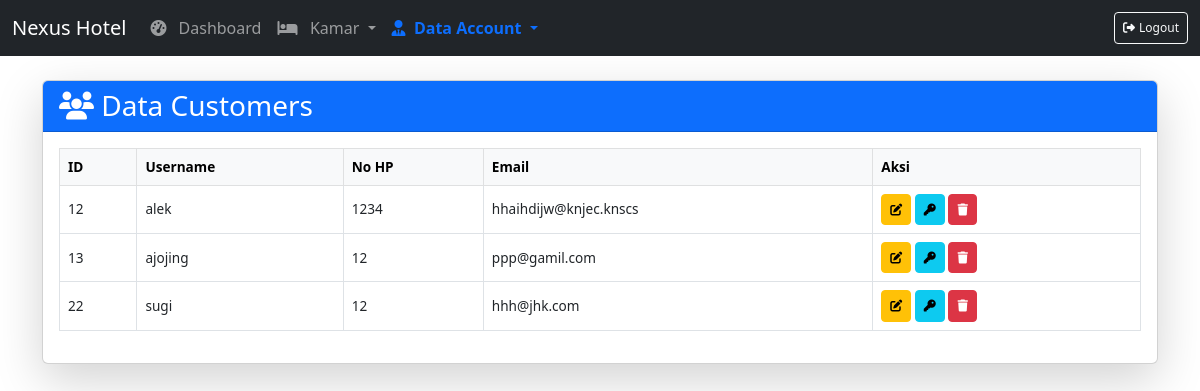
The app's page /admin/dtcust.php with its own data.
### tables this page shows
CREATE TABLE `cust` (
  `id_cust` int(12) NOT NULL,
  `username` varchar(255) NOT NULL,
  `email` varchar(255) NOT NULL,
  `password` varchar(255) NOT NULL,
  `no_hp` varchar(15) NOT NULL,
  `role` enum('customer','admin') DEFAULT 'customer'
);

### admin/dtcust.php (the view, shortened to what this page needs)
<?php
require_once '../koneksi.php';
$result = $conn->query("SELECT * FROM cust WHERE role='customer'");
?>
<!DOCTYPE html>
<html lang="en">
<head>
  <link href="https://cdn.jsdelivr.net/npm/bootstrap@5.3.0/dist/css/bootstrap.min.css" rel="stylesheet" />
  <link rel="stylesheet" href="https://cdnjs.cloudflare.com/ajax/libs/font-awesome/6.4.0/css/all.min.css" />
</head>
<body>
  <?php include 'navbar.php' ?>
  <main class="py-4">
    <div class="container">
      <div class="card shadow-lg">
        <div class="card-header">
          <h3 class="mb-0"><i class="fas fa-users"></i> Data Customers</h3>
        </div>
        <div class="card-body">
          <div class="table-responsive">
            <table class="table table-bordered align-middle">
              <thead class="table-light">
                <tr>
                  <th>ID</th>
                  <th>Username</th>
                  <th>No HP</th>
                  <th>Email</th>
                  <th>Aksi</th>
                </tr>
              </thead>
              <tbody>
                <?php while ($cust = $result->fetch_assoc()): ?>
                  <tr>
                    <td><?= $cust['id_cust'] ?></td>
                    <td><?= htmlspecialchars($cust['username']) ?></td>
                    <td><?= htmlspecialchars($cust['no_hp']) ?></td>
                    <td><?= htmlspecialchars($cust['email']) ?></td>
                    <td>
                      <button class="btn btn-warning btn-sm" title="Edit Customer"
                        data-bs-toggle="modal" data-bs-target="#modalEdit"
                        data-id="<?= $cust['id_cust'] ?>"
                        data-username="<?= htmlspecialchars($cust['username']) ?>"
                        data-no_hp="<?= htmlspecialchars($cust['no_hp']) ?>"
                        data-email="<?= htmlspecialchars($cust['email']) ?>">
                        <i class="fas fa-pen-to-square"></i>
                      </button>
                      <button class="btn btn-info btn-sm" title="Ubah Password"
                        data-bs-toggle="modal" data-bs-target="#modalPassword"
                        data-id="<?= $cust['id_cust'] ?>">
                        <i class="fas fa-key"></i>
                      </button>
                      <a href="?hapus=<?= $cust['id_cust'] ?>" class="btn btn-danger btn-sm"
                        title="Hapus Customer"
                        onclick="return confirm('Yakin hapus?')">
                        <i class="fas fa-trash"></i>
                      </a>
                    </td>
                  </tr>
                <?php endwhile; ?>
              </tbody>
            </table>
          </div>
        </div>
      </div>
    </div>
  </main>
</body>
</html>

### admin/dtcust.php (style rules this page uses)
td, th { font-size: 0.85rem; white-space: nowrap; }
.btn-sm { padding: 0.35rem 0.5rem; font-size: 0.75rem; }
.card-header { background-color: #0d6efd; color: white; border-radius: 10px 10px 0 0; }
.table td, .table th { vertical-align: middle; }

### records on screen
cust: id_cust "12", username "alek", no_hp "1234", email "hhaihdijw@knjec.knscs"
cust: id_cust "13", username "ajojing", no_hp "12", email "ppp@gamil.com"
cust: id_cust "22", username "sugi", no_hp "12", email "hhh@jhk.com"
